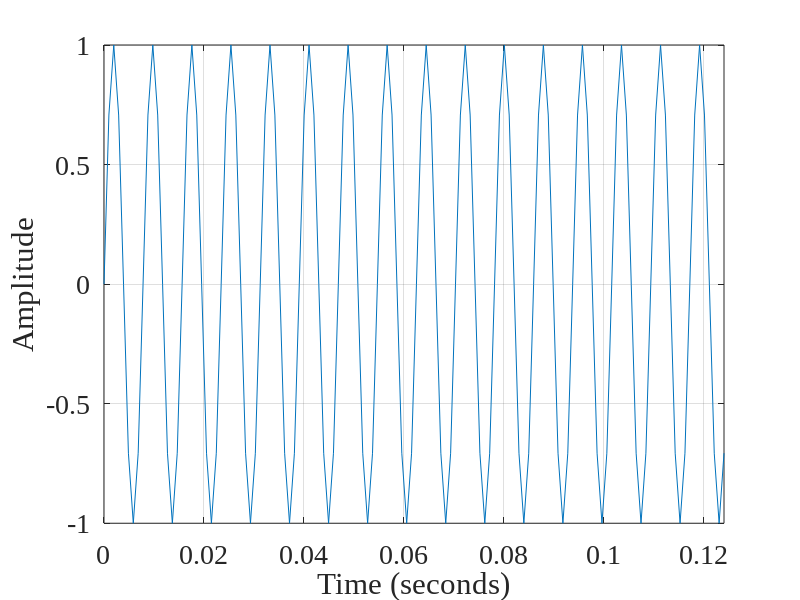

Write MATLAB code to recreate this figure. (Note: this script raises an error after producing the figure.)
%% 確定的周期信号のパワー推定
clear all

set(0,'defaultAxesFontSize',20);
set(0,'defaultAxesFontName','times new roman');

%% 単一正弦波のパワー測定
Fs = 1024;
t = 0:1/Fs:1-(1/Fs);
A = 1;
F1 = 128;
x = A*sin(2*pi*t*F1);

idx = 1:128;
plot(t(idx),x(idx))
ylabel('Amplitude')
xlabel('Time (seconds)')
axis tight
grid

power_theoretical = (A^2/4)*2;
% 0.5
% 各複素正弦波の理論的な平均パワー(平均2乗)は A^2/4 
% 正の周波数と負の周波数のパワーを考慮すると、平均パワーは2×A^2/4

ans = 10*log10(power_theoretical/2);
% -6.02dB

% periodogram('power')で平均パワーを測定してみる
% 'oneside'にすると-3dBのピークが現れる
periodogram(x,hamming(length(x)),[],Fs,'centered','power')
ylim([-10 -5.5])

%% PSDを用いて単一正弦波のパワー測定

periodogram(x,hamming(length(x)),[],Fs,'centered','psd')

% PSD曲線下の面積を積分すれば，信号の平均パワーと等価
[Pxx_hamming,F] = periodogram(x,hamming(length(x)),[],Fs,'psd');
power_freqdomain = bandpower(Pxx_hamming,F,'psd');

%% パーセバルの定理の確認(power_timedomain = power_freqdomain)
power_timedomain = sum(abs(x).^2)/length(x);

%% 複合正弦波のパワー推定

Fs = 1024;
t  = 0:1/Fs:1-(1/Fs);
Ao = 1.5;
A1 = 4;
A2 = 3;
F1 = 100;
F2 = 200;
x  = Ao + A1*sin(2*pi*t*F1) + A2*sin(2*pi*t*F2);

idx = 1:128;
plot(t(idx),x(idx))
grid
ylabel('Amplitude')
xlabel('Time (seconds)')
axis tight

power_theoretical = Ao^2 + (A1^2/4)*2 + (A2^2/4)*2;
% 14.75

ans = pow2db([Ao^2 A1^2/4 A2^2/4]);
% 3.5218    6.0206    3.5218


periodogram(x,hamming(length(x)),[],Fs,'centered','power')
ylim([0 7])

%% PSDを用いて複合正弦波のパワー測定
[Pxx, F] = periodogram(x, hamming(length(x)),[],Fs,'centered','psd');
power_freqdomain = bandpower(Pxx,F,'psd');

%% パーセバルの定理の確認(power_timedomain = power_freqdomain)
power_timedomain = sum(abs(x).^2)/length(x);
